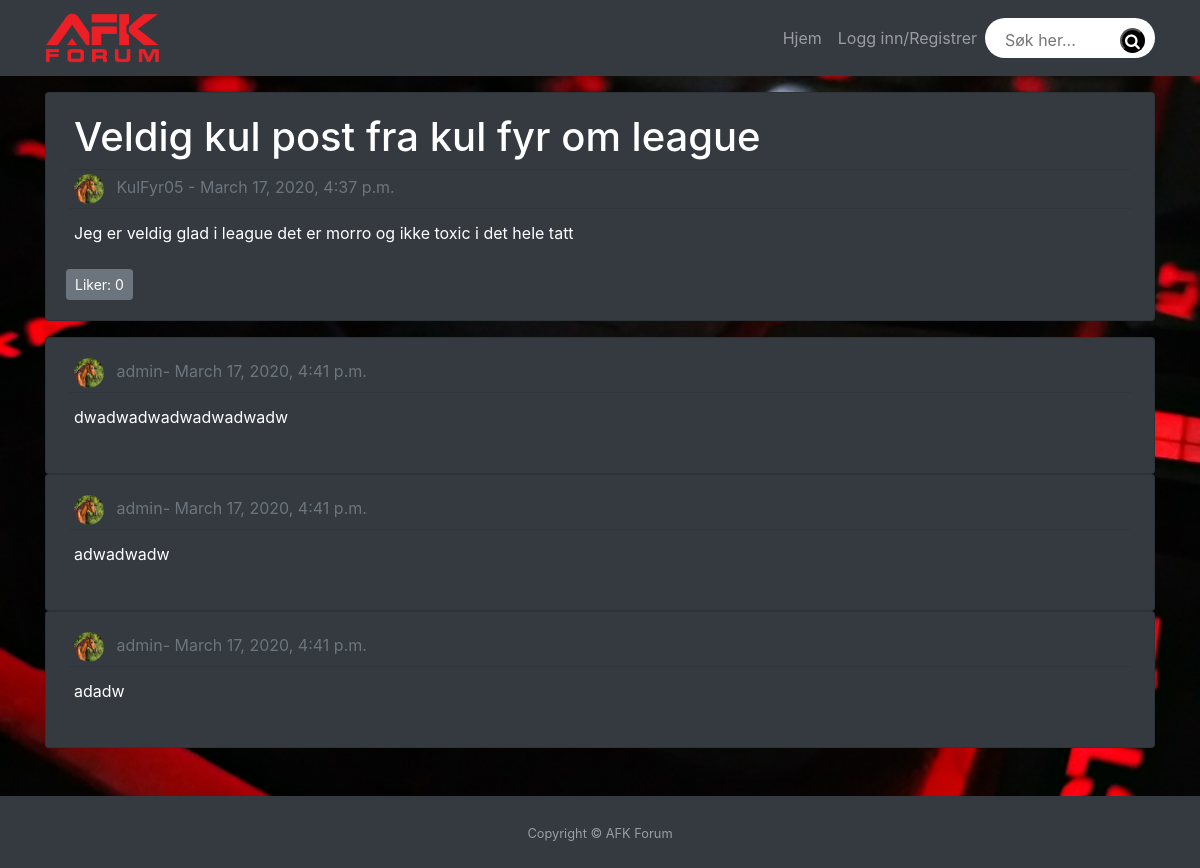
Page /forumApp/userpost/da1b1c742bb34cc38f93f2919229dd4e on the committed database.
### forumApp/models.py (models this page shows, shortened)
class Submission(models.Model):
    class Meta:
        abstract = True
    author = models.ForeignKey(settings.AUTH_USER_MODEL, on_delete=models.CASCADE)

class Post(Submission):
    class Meta:
        db_table = "posts"
        index_together = [
            ["submission_time", ],
        ]
    id = models.UUIDField(primary_key = True, default = uuid.uuid4, editable = False)
    emne = models.ForeignKey(Emne, on_delete=models.CASCADE, related_name="posts")
    title = models.CharField(max_length=120)
    text = models.TextField(blank=True, max_length=8192)
    submission_time = models.DateTimeField(auto_now_add=True)
    num_comments = models.IntegerField(default=0)
    likes = models.ManyToManyField(settings.AUTH_USER_MODEL, blank = True, related_name="post_likes")
    def get_like_url(self):
        return "/forumApp/userpost/" +  str(self.id) + "/like"

class UserProfile(models.Model):
    user = models.OneToOneField(User,on_delete=models.CASCADE) # ontoonefield handler om primary key
    description = models.CharField(max_length=140, default='', blank=True) # deskripition er noe brukeren skal kunne lagre om seg selv
    image = models.ImageField(upload_to='profile_image', default='/profile_image/homelogo.png')

class Comment(Submission):
    class Meta:
        db_table = "comments"
    post = models.ForeignKey(Post, on_delete=models.CASCADE, related_name="comments",)
    parent_comment = models.ForeignKey(
        'self',
        null=True, blank=True,
        on_delete=models.CASCADE)
    text = models.TextField(max_length=8192)
    submission_time = models.DateTimeField(auto_now_add=True)
    level = models.IntegerField(default=0)

### forumApp/views.py (the view, shortened to what this page needs)
# urls.py: path('userpost/<slug:post_id>', views.userpost, name="userpost view"),
def userpost(request, post_id):
    post = get_post_by_id(post_id)
    comments = get_comments_by_post(post_id).order_by("submission_time").reverse()
    return render(request, 'postView.html', {'post': post, 'comments': comments, 'user':  request.user})

### forumApp/models.py (called while the page is built)
def get_post_by_id(post_id):
    return Post.objects\
        .select_related("author").get(pk=post_id)

def get_comments_by_post(post_id):
    post = get_post_by_id(post_id)
    return Comment.objects.filter(post=post, level=0)

### forumApp/templates/postView.html (shortened to what this page needs)
{% extends "base.html" %} {% block content %} {% load static%}
<link
  href='{%static "vendor/bootstrap/css/bootstrap.min.css" %}'
  rel="stylesheet"
/>
{% if post %}
<div class="container">
  <div class="card bg-dark text-white my-3">
    <div class="card-body">
      <h1 class="pl-2">{{ post.title }}</h1>
      <hr class="m-1" />
      <div class="d-flex flex-row align-items-center px-2">
        <a
            class=" text-muted"
            href="#"
            onclick="location.href='{% url 'view_profile' post.author.username %}'"
        >
          <img
              alt="profile pic"
              class=" rounded-circle mr-2"
              src="{{ post.author.userprofile.image.url }}"
              height="30"
              width="30"
              onclick="location.href='{% url 'view_profile' post.author.username %}'"
          />
          {{ post.author}} -
          {{ post.submission_time}}
        </a>
      </div>
      <hr class="m-1" />
      <div>
        <p class="p-2">{{ post.text }}</p>
        <a type="button" class="btn btn-secondary btn-sm" href="{{ post.get_like_url }}"> Liker: {{ post.likes.count }} </a>
      </div>
    </div>
  </div>
{% endif %}
<div class="mb-5">
  {% if comments %}
    {% for comment in comments %}
      <div class="card bg-dark text-white ">
        <div class="card-body">
          <div class="d-flex flex-row align-items-center px-2">
            <a
                class=" text-muted"
                onclick="location.href='{% url 'view_profile' comment.author.username %}'"
            >
              <img
                  alt="profile pic"
                  class=" rounded-circle mr-2"
                  src="{{ comment.author.userprofile.image.url }}"
                  height="30"
                  width="30"
                  onclick="location.href='{% url 'view_profile' post.author.username %}'"
              />
              {{ comment.author}}-
              {{ comment.submission_time}}
            </a>
          </div>
          <hr class="m-1" />
          <div>
            <p id="commentText" class="p-2">{{ comment.text }}</p>
          </div>
        </div>
      </div>
    {% endfor %}
  {% else %}
    <div class="card bg-dark text-white ">
      <div class="card-body">
        <p id="commentText" class="p-2">Ingen kommentarer</p>
      </div>
    </div>
  {% endif %}
</div>
</div>
{% endblock %}

### forumApp/templates/base.html (shortened to what this page needs)
<!DOCTYPE html>
<html lang="en">
{% load static %}
<head>
  <link href= '{%static "vendor/bootstrap/css/bootstrap.min.css" %}' rel="stylesheet">
  <link href= '{%static "css/footer.css" %}' rel="stylesheet">
  <link rel="stylesheet" href="{%static 'css/searchbar.css' %}" />
  <link rel="stylesheet" href="https://cdnjs.cloudflare.com/ajax/libs/font-awesome/4.7.0/css/font-awesome.min.css">
</head>
<body>
  <nav class="navbar navbar-expand-lg navbar-dark bg-dark static-top">
    <div class="container">
      <a class="navbar-brand" href="{% url 'index' %}">
        <img src= '{%static "images/homelogo.png" %}' height="50" alt="afk-logo">
      </a>
      <div class="collapse navbar-collapse" id="navbarResponsive">
        <ul class="navbar-nav ml-auto">
            <li class="nav-item">
            <a class="nav-link" href='{% url 'index' %}'>Hjem</a>
            </li>
            {% if request.user.is_authenticated %}
            <li class="nav-item">
              <a class="nav-link" href='{% url 'logout' %}'>Logg ut</a>
            </li>
            <li class="nav-item">
              <a class="nav-link" href='{% url 'postCreation' %}'>Lag ny tråd</a>
            </li>
            <li class="nav-item">
              <a class="nav-link" href='{% url 'view_profile' request.user.username %}'>Profil</a>
            </li>
            {% else %}
            <li>
              <a class="nav-link" href='{% url 'login' %}'> Logg inn/Registrer </a>
            </li>
            {% endif %}
            <li class="d-flex justify-content-center h-100">
              <form method="GET" action='{% url 'results' %}'>
                <div class="search">
                  <label>
                    <input class="search_input" type="text" name="q" placeholder="Søk her...">
                    <button type="Submit" class="search_icon"><i class="fa fa-search"></i></button>
                  </label>
                </div>
              </form>
            </li>
        </ul>
      </div>
    </div>
  </nav>
  <div class="content">
  {% block content %} {% endblock %}
  </div>
  <footer id="sticky-footer" class="py-4 bg-dark text-white-50">
    <div class="container text-center">
      <small>Copyright &copy; AFK Forum</small>
    </div>
  </footer>
</body>

### forumApp/static/css/footer.css (style rules this page uses)
body { display: flex; flex-direction: column; background: url('../images/registerimage.jpg'); background-size: cover; background-color: black; min-height: 100%; }
html { height: 100%; }
.content { flex: 1 0 auto; min-height: 80%; }
#sticky-footer { flex-shrink: none; background:black; margin-top:auto; }
footer { margin-top: auto; }

### forumApp/static/css/searchbar.css (style rules this page uses)
body, html { height: 100%; width: 100%; margin: 0; padding: 0; }
.search { margin-bottom: auto; margin-top: auto; height: 40px; background-color: #fff; border-radius: 40px; padding: 10px }
.search_input { color: grey; border: 0; outline: 0; background: none; width: 0; margin-top: 0px; caret-color: transparent; line-height: 0px; transition: width 0.4s linear }
.search .search_input { padding: 0 10px; width: 125px; caret-color: grey; transition: width 0.4s linear }
.search_icon { height: 25px; width: 25px; float: right; display: flex; justify-content: center; align-items: center; border-radius: 50%; color: white; background-color: black }
a:link { text-decoration: none }

### rows in the picture
Post: title "Veldig kul post fra kul fyr om league", author.userprofile.image (picture), author "KulFyr05", submission_time "March 17, 2020, 4:37 p.m.", text "Jeg er veldig glad i league det er morro og ikke toxic i det hele tatt", likes.count "0"
Comment: author.userprofile.image (picture), author "admin", submission_time "March 17, 2020, 4:41 p.m.", text "dwadwadwadwadwadwadw"
Comment: author.userprofile.image (picture), author "admin", submission_time "March 17, 2020, 4:41 p.m.", text "adwadwadw"
Comment: author.userprofile.image (picture), author "admin", submission_time "March 17, 2020, 4:41 p.m.", text "adadw"
